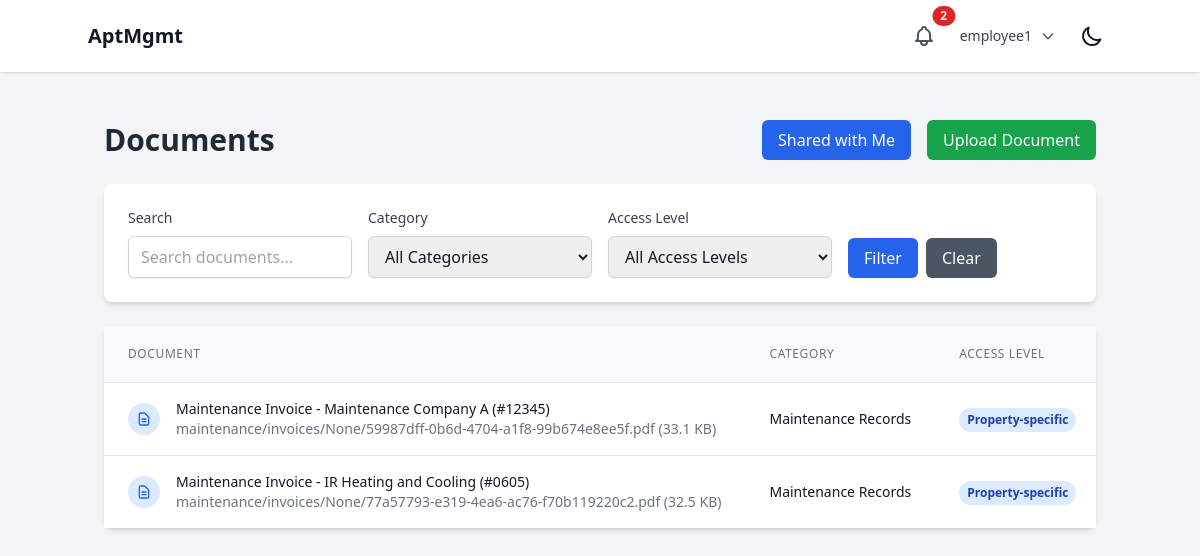
/documents/ (signed in), run on the app's committed database.
### users/models.py (models this page shows, shortened)
class User(AbstractUser):
    class Role(models.TextChoices):
        SUPERUSER = "SUPERUSER", "Superuser"
        LANDLORD = "LANDLORD", "Landlord"
        EMPLOYEE = "EMPLOYEE", "Employee"
        TENANT = "TENANT", "Tenant"
    role = models.CharField(max_length=50, choices=Role.choices)
    company = models.ForeignKey(Company, on_delete=models.CASCADE, related_name="users", null=True, blank=True)
    property = models.ForeignKey(Property, on_delete=models.SET_NULL, related_name="users", null=True, blank=True)
    apartment_unit = models.ForeignKey('properties.ApartmentUnit', on_delete=models.SET_NULL, null=True, blank=True, related_name="tenant")
    assigned_properties = models.ManyToManyField(
        Property,
        related_name="assigned_employees",
        blank=True,
        help_text="Properties this employee has access to (for employees only)"
    )
    phone_number = models.CharField(max_length=20, blank=True, null=True)
    emergency_contact_name = models.CharField(max_length=100, blank=True, null=True)
    emergency_contact_phone = models.CharField(max_length=20, blank=True, null=True)
    emergency_contact_relationship = models.CharField(max_length=50, blank=True, null=True)

### documents/models.py (models this page shows, shortened)
class Document(models.Model):
    class AccessLevel(models.TextChoices):
        COMPANY = "COMPANY", "Company-wide"
        PROPERTY = "PROPERTY", "Property-specific"
        UNIT = "UNIT", "Unit-specific"
        PRIVATE = "PRIVATE", "Private (specific users)"
    title = models.CharField(max_length=255)
    description = models.TextField(blank=True)
    file = models.FileField(upload_to=document_upload_path)
    original_filename = models.CharField(max_length=255)
    file_size = models.PositiveIntegerField()
    file_type = models.CharField(max_length=100)
    category = models.ForeignKey(DocumentCategory, on_delete=models.SET_NULL, null=True, blank=True)
    company = models.ForeignKey(Company, on_delete=models.CASCADE, related_name="documents")
    property = models.ForeignKey(Property, on_delete=models.CASCADE, related_name="documents", null=True, blank=True)
    unit = models.ForeignKey(ApartmentUnit, on_delete=models.CASCADE, related_name="documents", null=True, blank=True)
    access_level = models.CharField(max_length=20, choices=AccessLevel.choices, default=AccessLevel.COMPANY)
    allowed_users = models.ManyToManyField(User, related_name="accessible_documents", blank=True)
    allowed_roles = models.JSONField(default=list, blank=True)  # List of role strings
    uploaded_by = models.ForeignKey(User, on_delete=models.CASCADE, related_name="uploaded_documents")
    created_at = models.DateTimeField(auto_now_add=True)
    updated_at = models.DateTimeField(auto_now=True)
    is_active = models.BooleanField(default=True)
    class Meta:
        ordering = ['-created_at']
        indexes = [
            models.Index(fields=['company', 'access_level']),
            models.Index(fields=['property']),
            models.Index(fields=['created_at']),
        ]
    def is_accessible_by_user(self, user):
        if user.role == 'SUPERUSER' or user.is_superuser:
            return True
        if self.uploaded_by == user:
            return True
        if user.company != self.company:
            return False
        if self.allowed_users.filter(id=user.id).exists():
            return True
        if user.role in self.allowed_roles:
            return True

class DocumentCategory(models.Model):
    name = models.CharField(max_length=100)
    description = models.TextField(blank=True)
    created_at = models.DateTimeField(auto_now_add=True)
    class Meta:
        verbose_name_plural = "Document Categories"
    def __str__(self):
        return self.name

### documents/views.py (the view, shortened to what this page needs)
# urls.py: path('', views.document_list, name='list'),
@login_required
def document_list(request):
    if request.user.role == 'SUPERUSER' or request.user.is_superuser:
        documents = Document.objects.filter(is_active=True)
    elif request.user.company:
        documents = Document.objects.filter(
            company=request.user.company,
            is_active=True
        )
    else:
        documents = Document.objects.none()
    filter_form = DocumentFilterForm(request.GET)
    if filter_form.is_valid():
        if filter_form.cleaned_data['category']:
            documents = documents.filter(category=filter_form.cleaned_data['category'])
        if filter_form.cleaned_data['access_level']:
            documents = documents.filter(access_level=filter_form.cleaned_data['access_level'])
    accessible_documents = [doc for doc in documents if doc.is_accessible_by_user(request.user)]
    paginator = Paginator(accessible_documents, 10)
    page_number = request.GET.get('page')
    page_obj = paginator.get_page(page_number)
    context = {
        'page_obj': page_obj,
        'filter_form': filter_form,
        'total_documents': len(accessible_documents),
    }
    return render(request, 'documents/list.html', context)

### documents/forms.py
class DocumentFilterForm(forms.Form):
    category = forms.ModelChoiceField(
        queryset=DocumentCategory.objects.all(),
        required=False,
        empty_label="All Categories",
        widget=forms.Select(attrs={
            'class': 'px-3 py-2 border border-gray-300 rounded-md focus:outline-none focus:ring-2 focus:ring-blue-500'
        })
    )
    access_level = forms.ChoiceField(
        choices=[('', 'All Access Levels')] + Document.AccessLevel.choices,
        required=False,
        widget=forms.Select(attrs={
            'class': 'px-3 py-2 border border-gray-300 rounded-md focus:outline-none focus:ring-2 focus:ring-blue-500'
        })
    )
    search = forms.CharField(
        required=False,
        widget=forms.TextInput(attrs={
            'class': 'px-3 py-2 border border-gray-300 rounded-md focus:outline-none focus:ring-2 focus:ring-blue-500',
            'placeholder': 'Search documents...'
        })
    )

### core/context_processors.py (called while the page is built)
def notifications(request):
    if request.user.is_authenticated:
        unread_notifications = Notification.objects.filter(
            recipient=request.user,
            is_read=False
        ).order_by('-created_at')
        recent_unread_notifications = unread_notifications[:5]
        return {
            'unread_notifications_count': unread_notifications.count(),
            'recent_notifications': recent_unread_notifications,
            'has_unread_notifications': unread_notifications.exists(),
        }
    return {
        'unread_notifications_count': 0,
        'recent_notifications': [],
        'has_unread_notifications': False,
    }

### documents/templates/documents/list.html (shortened to what this page needs)
{% extends 'base.html' %}
{% load form_tags %}
{% block content %}
<div class="container mx-auto px-4 py-8">
    <div class="flex justify-between items-center mb-6">
        <h1 class="text-3xl font-bold text-gray-800 dark:text-white">Documents</h1>
        <div class="flex space-x-4">
            <a href="{% url 'documents:shared' %}" class="bg-blue-600 dark:bg-blue-700 hover:bg-blue-700 dark:hover:bg-blue-600 text-white px-4 py-2 rounded-md focus:outline-none focus:ring-2 focus:ring-offset-2 focus:ring-blue-500 dark:focus:ring-offset-gray-800">
                Shared with Me
            </a>
            <a href="{% url 'documents:upload' %}" class="bg-green-600 dark:bg-green-700 hover:bg-green-700 dark:hover:bg-green-600 text-white px-4 py-2 rounded-md focus:outline-none focus:ring-2 focus:ring-offset-2 focus:ring-green-500 dark:focus:ring-offset-gray-800">
                Upload Document
            </a>
        </div>
    </div>
    <div class="bg-white dark:bg-gray-800 rounded-lg shadow-md p-6 mb-6">
        <form method="GET" class="grid grid-cols-1 md:grid-cols-4 gap-4">
            <div>
                <label for="{{ filter_form.search.id_for_label }}" class="block text-sm font-medium text-gray-700 dark:text-gray-300 mb-2">Search</label>
                {{ filter_form.search|add_form_control }}
            </div>
            <div>
                <label for="{{ filter_form.category.id_for_label }}" class="block text-sm font-medium text-gray-700 dark:text-gray-300 mb-2">Category</label>
                {{ filter_form.category|add_form_control }}
            </div>
            <div>
                <label for="{{ filter_form.access_level.id_for_label }}" class="block text-sm font-medium text-gray-700 dark:text-gray-300 mb-2">Access Level</label>
                {{ filter_form.access_level|add_form_control }}
            </div>
            <div class="flex items-end">
                <button type="submit" class="bg-blue-600 dark:bg-blue-700 hover:bg-blue-700 dark:hover:bg-blue-600 text-white px-4 py-2 rounded-md focus:outline-none focus:ring-2 focus:ring-offset-2 focus:ring-blue-500 dark:focus:ring-offset-gray-800">
                    Filter
                </button>
                <a href="{% url 'documents:list' %}" class="ml-2 bg-gray-600 dark:bg-gray-700 hover:bg-gray-700 dark:hover:bg-gray-600 text-white px-4 py-2 rounded-md focus:outline-none focus:ring-2 focus:ring-offset-2 focus:ring-gray-500 dark:focus:ring-offset-gray-800">
                    Clear
                </a>
            </div>
        </form>
    </div>
    <div class="bg-white dark:bg-gray-800 rounded-lg shadow-md">
        {% if page_obj %}
            <div class="overflow-x-auto">
                <table class="min-w-full divide-y divide-gray-200 dark:divide-gray-700">
                    <thead class="bg-gray-50 dark:bg-gray-700">
                        <tr>
                            <th class="px-6 py-3 text-left text-xs font-medium text-gray-500 dark:text-gray-300 uppercase tracking-wider">
                                Document
                            </th>
                            <th class="px-6 py-3 text-left text-xs font-medium text-gray-500 dark:text-gray-300 uppercase tracking-wider">
                                Category
                            </th>
                            <th class="px-6 py-3 text-left text-xs font-medium text-gray-500 dark:text-gray-300 uppercase tracking-wider">
                                Access Level
                            </th>
                        </tr>
                    </thead>
                    <tbody class="bg-white dark:bg-gray-800 divide-y divide-gray-200 dark:divide-gray-700">
                        {% for document in page_obj %}
                        <tr class="hover:bg-gray-50 dark:hover:bg-gray-700">
                            <td class="px-6 py-4 whitespace-nowrap">
                                <div class="flex items-center">
                                    <div class="flex-shrink-0 h-8 w-8">
                                        <div class="h-8 w-8 bg-blue-100 dark:bg-blue-900 rounded-full flex items-center justify-center">
                                            <svg class="h-4 w-4 text-blue-600 dark:text-blue-400" fill="none" stroke="currentColor" viewBox="0 0 24 24">
                                                <path stroke-linecap="round" stroke-linejoin="round" stroke-width="2" d="M9 12h6m-6 4h6m2 5H7a2 2 0 01-2-2V5a2 2 0 012-2h5.586a1 1 0 01.707.293l5.414 5.414a1 1 0 01.293.707V19a2 2 0 01-2 2z"></path>
                                            </svg>
                                        </div>
                                    </div>
                                    <div class="ml-4">
                                        <div class="text-sm font-medium text-gray-900 dark:text-white">
                                            <a href="{% url 'documents:detail' document.id %}" class="hover:underline">
                                                {{ document.title }}
                                            </a>
                                        </div>
                                        <div class="text-sm text-gray-500 dark:text-gray-400">
                                            {{ document.original_filename }} ({{ document.file_size|filesizeformat }})
                                        </div>
                                    </div>
                                </div>
                            </td>
                            <td class="px-6 py-4 whitespace-nowrap text-sm text-gray-900 dark:text-white">
                                {{ document.category.name|default:"No Category" }}
                            </td>
                            <td class="px-6 py-4 whitespace-nowrap">
                                <span class="inline-flex px-2 py-1 text-xs font-semibold rounded-full
                                    {% if document.access_level == 'COMPANY' %}bg-green-100 text-green-800 dark:bg-green-900 dark:text-green-200
                                    {% elif document.access_level == 'PROPERTY' %}bg-blue-100 text-blue-800 dark:bg-blue-900 dark:text-blue-200
                                    {% elif document.access_level == 'UNIT' %}bg-yellow-100 text-yellow-800 dark:bg-yellow-900 dark:text-yellow-200
                                    {% else %}bg-gray-100 text-gray-800 dark:bg-gray-900 dark:text-gray-200{% endif %}">
                                    {{ document.get_access_level_display }}
                                </span>
                            </td>
                        </tr>
                        {% endfor %}
                    </tbody>
                </table>
            </div>
        {% endif %}
    </div>
</div>
{% endblock %}

### core/templates/base.html (shortened to what this page needs)
{% load static %}
<!DOCTYPE html>
<html lang="en" x-data="{ darkMode: localStorage.getItem('darkMode') === 'true' }" x-init="$watch('darkMode', val => localStorage.setItem('darkMode', val))" :class="{ 'dark': darkMode }">
<head>
    <script src="https://cdn.tailwindcss.com"></script>
</head>
<body class="bg-gray-100 dark:bg-gray-900 text-gray-900 dark:text-gray-100">
    <header class="p-4 bg-white dark:bg-gray-800 shadow">
        <div class="container mx-auto flex justify-between items-center">
            {% if user.is_authenticated %}
                <a href="{% url 'core:dashboard_redirect' %}" class="text-xl font-bold hover:text-gray-600 dark:hover:text-gray-300 transition-colors duration-200">AptMgmt</a>
            {% else %}
                <h1 class="text-xl font-bold">AptMgmt</h1>
            {% endif %}
            <div class="flex items-center space-x-4">
                {% if user.is_authenticated %}
                    <div class="relative" x-data="{ open: false }">
                        <button @click="open = !open" class="relative p-2 text-gray-600 dark:text-gray-300 hover:text-gray-900 dark:hover:text-white focus:outline-none focus:ring-2 focus:ring-offset-2 focus:ring-blue-500">
                            {% if has_unread_notifications %}
                            <span class="absolute top-0 right-0 inline-flex items-center justify-center px-2 py-1 text-xs font-bold leading-none text-red-100 transform translate-x-1/2 -translate-y-1/2 bg-red-600 rounded-full">{{ unread_notifications_count }}</span>
                            {% endif %}
                        </button>
                    </div>
                    <div class="relative" x-data="{ open: false }">
                        <button @click="open = !open" class="flex items-center space-x-2 text-sm rounded-full focus:outline-none focus:ring-2 focus:ring-offset-2 focus:ring-blue-500">
                            <span class="text-gray-700 dark:text-gray-300">{{ user.username }}</span>
                            <svg class="w-4 h-4 text-gray-600 dark:text-gray-300" fill="none" stroke="currentColor" viewBox="0 0 24 24">
                                <path stroke-linecap="round" stroke-linejoin="round" stroke-width="2" d="M19 9l-7 7-7-7"></path>
                            </svg>
                        </button>
                    </div>
                {% endif %}
                <button @click="darkMode = !darkMode" class="p-2 rounded-md focus:outline-none focus:ring-2 focus:ring-offset-2 focus:ring-offset-gray-800 focus:ring-white">
                    <svg x-show="!darkMode" class="w-6 h-6" fill="none" stroke="currentColor" viewBox="0 0 24 24" xmlns="http://www.w3.org/2000/svg"><path stroke-linecap="round" stroke-linejoin="round" stroke-width="2" d="M20.354 15.354A9 9 0 018.646 3.646 9.003 9.003 0 0012 21a9.003 9.003 0 008.354-5.646z"></path></svg>
                </button>
            </div>
        </div>
    </header>
    <main class="p-4" id="content">
        {% block content %}{% endblock %}
    </main>
</body>
</html>

### data on the page
User: username "employee1"
Document: title "Maintenance Invoice - Maintenance Company A (#12345)", original_filename "maintenance/invoices/None/59987dff-0b6d-4704-a1f8-99b674e8ee5f.pdf", file_size|filesizeformat "33.1 KB", category.name "Maintenance Records", access_level "Property-specific"
Document: title "Maintenance Invoice - IR Heating and Cooling (#0605)", original_filename "maintenance/invoices/None/77a57793-e319-4ea6-ac76-f70b119220c2.pdf", file_size|filesizeformat "32.5 KB", category.name "Maintenance Records", access_level "Property-specific"

### other printed values
{{ unread_notifications_count }} "2"
